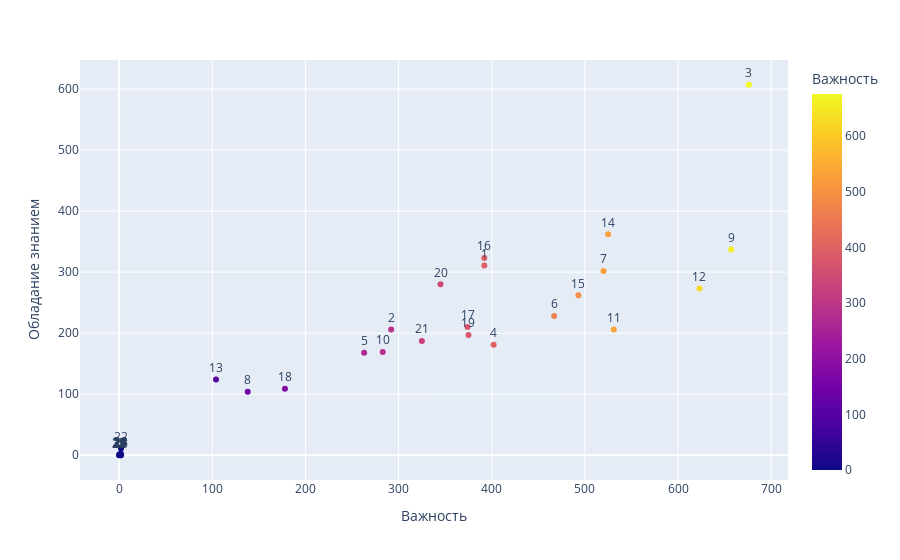

Here is the notebook cell this chart was saved with:
### Code cell
#df = px.data.gapminder().query("year==2007 and continent=='Europe'")
#print(df)

#fig = px.scatter(df, x="gdpPercap", y="lifeExp", text="country", log_x=True, size_max=100, color="lifeExp")
#fig.update_traces(textposition='top center')
#fig.update_layout(title_text='Life Expectency', title_x=0.5)

#fig.show()


df = pd.read_excel(r'/Users/maria/Documents/GFK_121011/160037/plots/160037_ng.xlsx')
print(df)


fig = px.scatter(df, x="Важность", y="Обладание знанием", text="N", hover_name="Высказывание", size_max=100, color="Важность")
fig.update_traces(textposition='top center')
#fig.update_layout(title_text='Life Expectency', title_x=0.5)

fig.show()

### Figure 1 — Plotly figure (JSON) as saved in the notebook; plotly's stock layout.template omitted (floating-point values rounded to 4 significant figures)
{"data": [{"hovertemplate": "<b>%{hovertext}</b><br><br>Важность=%{marker.color}<br>Обладание знанием=%{y}<br>N=%{text}<extra></extra>", "hovertext": ["Земельное/трудовое/административное право", "Налоговое законодательство", "Правовые основы, организация и структура органов государственного управления", "Методы повышения доходности бюджета", "Бухгалтерский и управленческий учет", "Финансовый менеджмент", "Работа с 44 ФЗ", "Иностранный язык", "Развитие территорий: управление проектами", "Макроэкономика России: актуальные тренды", "Цифровизация экономики региона", "Цифровизация и автоматизация данных", "Практики территорий по работе с ТБО", "Позиционирование региона/муниципалитета/отрасли", "Практики PR и методы эффективных коммуникаций", "Теории менеджмента", "Основы стратегического маркетинга", "Мастер-планы городов", "ГЧП: работа с институтами развития", "Понимание рынка труда и профессий будущего", "Практики создания и управления антикризисными штабами", "Уголовное право", "Градостроительное и жилищное право", "Финансовое право", "Риск менеджмент", "Управление проектами", "Менеджмент соц сетей", "Системное мышление", "Грамотный русский язык", "Психология и межличностные коммуникации", "Эмоциональный интеллект"], "legendgroup": "", "marker": {"color": [392, 292, 676, 402, 263, 467, 520, 138, 657, 283, 531, 623, 104, 525, 493, 392, 374, 178, 375, 345, 325, 2, 2, 1, 0, 2, 1, 0, 1, 1, 1], "coloraxis": "coloraxis", "symbol": "circle"}, "mode": "markers+text", "name": "", "orientation": "v", "showlegend": false, "text": [1, 2, 3, 4, 5, 6, 7, 8, 9, 10, 11, 12, 13, 14, 15, 16, 17, 18, 19, 20, 21, 22, 23, 24, 25, 26, 27, 28, 29, 30, 31], "textposition": "top center", "type": "scatter", "x": [392, 292, 676, 402, 263, 467, 520, 138, 657, 283, 531, 623, 104, 525, 493, 392, 374, 178, 375, 345, 325, 2, 2, 1, 0, 2, 1, 0, 1, 1, 1], "xaxis": "x", "y": [311, 206, 607, 181, 168, 228, 302, 104, 337, 169, 206, 273, 124, 362, 262, 323, 210, 109, 197, 280, 187, 11, 2, 2, 1, 0, 1, 0, 0, 1, 1], "yaxis": "y"}], "layout": {"coloraxis": {"colorbar": {"title": {"text": "Важность"}}, "colorscale": [[0, "#0d0887"], [0.1111, "#46039f"], [0.2222, "#7201a8"], [0.3333, "#9c179e"], [0.4444, "#bd3786"], [0.5556, "#d8576b"], [0.6667, "#ed7953"], [0.7778, "#fb9f3a"], [0.8889, "#fdca26"], [1, "#f0f921"]]}, "legend": {"tracegroupgap": 0}, "margin": {"t": 60}, "xaxis": {"anchor": "y", "domain": [0, 1], "title": {"text": "Важность"}}, "yaxis": {"anchor": "x", "domain": [0, 1], "title": {"text": "Обладание знанием"}}}}
